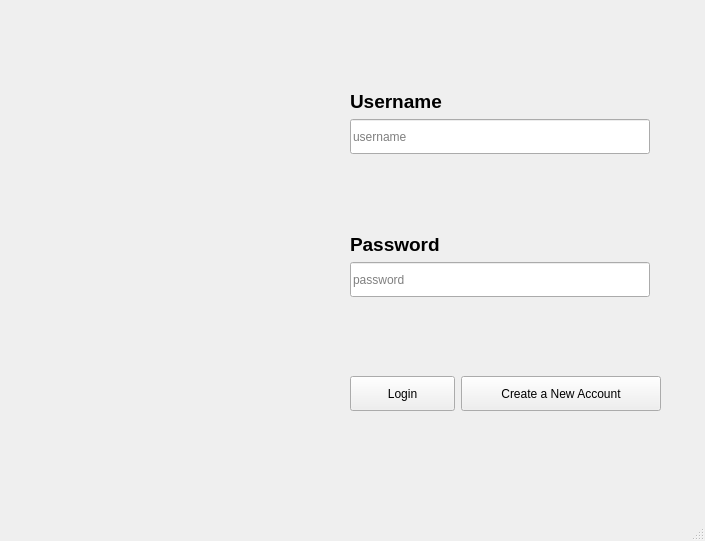
<?xml version="1.0" encoding="UTF-8"?>
<ui version="4.0">
 <class>Login</class>
 <widget class="QMainWindow" name="Login">
  <property name="geometry">
   <rect>
    <x>0</x>
    <y>0</y>
    <width>705</width>
    <height>541</height>
   </rect>
  </property>
  <property name="windowTitle">
   <string>Login</string>
  </property>
  <widget class="QWidget" name="centralwidget">
   <widget class="QLabel" name="label_3">
    <property name="geometry">
     <rect>
      <x>40</x>
      <y>90</y>
      <width>271</width>
      <height>321</height>
     </rect>
    </property>
    <property name="text">
     <string/>
    </property>
    <property name="pixmap">
     <pixmap resource="images.qrc">:/login/login1.jpeg</pixmap>
    </property>
    <property name="scaledContents">
     <bool>true</bool>
    </property>
   </widget>
   <widget class="QWidget" name="layoutWidget">
    <property name="geometry">
     <rect>
      <x>350</x>
      <y>90</y>
      <width>311</width>
      <height>321</height>
     </rect>
    </property>
    <layout class="QGridLayout" name="gridLayout">
     <item row="0" column="0">
      <layout class="QFormLayout" name="formLayout">
       <item row="0" column="0">
        <widget class="QLabel" name="label">
         <property name="font">
          <font>
           <pointsize>14</pointsize>
           <bold>true</bold>
          </font>
         </property>
         <property name="text">
          <string>Username</string>
         </property>
        </widget>
       </item>
       <item row="1" column="0">
        <widget class="QLineEdit" name="usernameLE">
         <property name="minimumSize">
          <size>
           <width>300</width>
           <height>35</height>
          </size>
         </property>
         <property name="placeholderText">
          <string>username</string>
         </property>
        </widget>
       </item>
      </layout>
     </item>
     <item row="1" column="0">
      <spacer name="horizontalSpacer">
       <property name="orientation">
        <enum>Qt::Horizontal</enum>
       </property>
       <property name="sizeHint" stdset="0">
        <size>
         <width>188</width>
         <height>48</height>
        </size>
       </property>
      </spacer>
     </item>
     <item row="2" column="0">
      <layout class="QFormLayout" name="formLayout_2">
       <item row="0" column="0">
        <widget class="QLabel" name="label_2">
         <property name="font">
          <font>
           <pointsize>14</pointsize>
           <bold>true</bold>
          </font>
         </property>
         <property name="text">
          <string>Password</string>
         </property>
        </widget>
       </item>
       <item row="1" column="0">
        <widget class="QLineEdit" name="passwordLE">
         <property name="minimumSize">
          <size>
           <width>300</width>
           <height>35</height>
          </size>
         </property>
         <property name="echoMode">
          <enum>QLineEdit::Password</enum>
         </property>
         <property name="placeholderText">
          <string>password</string>
         </property>
        </widget>
       </item>
      </layout>
     </item>
     <item row="3" column="0">
      <spacer name="horizontalSpacer_2">
       <property name="orientation">
        <enum>Qt::Horizontal</enum>
       </property>
       <property name="sizeHint" stdset="0">
        <size>
         <width>188</width>
         <height>48</height>
        </size>
       </property>
      </spacer>
     </item>
     <item row="4" column="0">
      <layout class="QHBoxLayout" name="horizontalLayout">
       <item>
        <widget class="QPushButton" name="LoginButton">
         <property name="minimumSize">
          <size>
           <width>100</width>
           <height>35</height>
          </size>
         </property>
         <property name="text">
          <string>Login</string>
         </property>
        </widget>
       </item>
       <item>
        <widget class="QPushButton" name="CreateNewAccButton">
         <property name="minimumSize">
          <size>
           <width>200</width>
           <height>35</height>
          </size>
         </property>
         <property name="text">
          <string>Create a New Account</string>
         </property>
        </widget>
       </item>
      </layout>
     </item>
    </layout>
   </widget>
  </widget>
  <widget class="QMenuBar" name="menubar">
   <property name="geometry">
    <rect>
     <x>0</x>
     <y>0</y>
     <width>705</width>
     <height>22</height>
    </rect>
   </property>
  </widget>
  <widget class="QStatusBar" name="statusbar">
   <property name="font">
    <font>
     <pointsize>13</pointsize>
     <italic>true</italic>
    </font>
   </property>
   <property name="focusPolicy">
    <enum>Qt::NoFocus</enum>
   </property>
   <property name="autoFillBackground">
    <bool>true</bool>
   </property>
  </widget>
 </widget>
 <resources>
  <include location="images.qrc"/>
 </resources>
 <connections/>
</ui>
